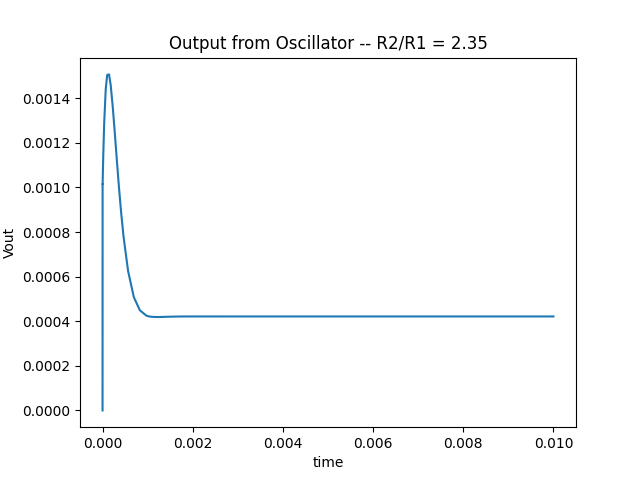

The script that saved this image:
# Released under GNU-GPL
# By B Sai Laxman
# Dt.30th May

import numpy as np
import matplotlib.pyplot as plt

#if using termux
import subprocess
import shlex
#end

#Loading the data
data = np.loadtxt( 'ee18btech11049_1.dat' )
#PLotting the data from spice simulation
plt.plot(data[:,0],data[:,1])
#plt.xlim(0,0.01)
plt.xlabel('time')
plt.ylabel('Vout')
# plt.title('Output from Oscillator -- R2/R1 = 2.35')

#if using termux
plt.savefig('./figs/ee18btech11049/ee18btech11049_1.pdf')
plt.savefig('./figs/ee18btech11049/ee18btech11049_2.eps')
subprocess.run(shlex.split("termux-open ./figs/ee18btech11049_1.pdf"))
# plt.show()
